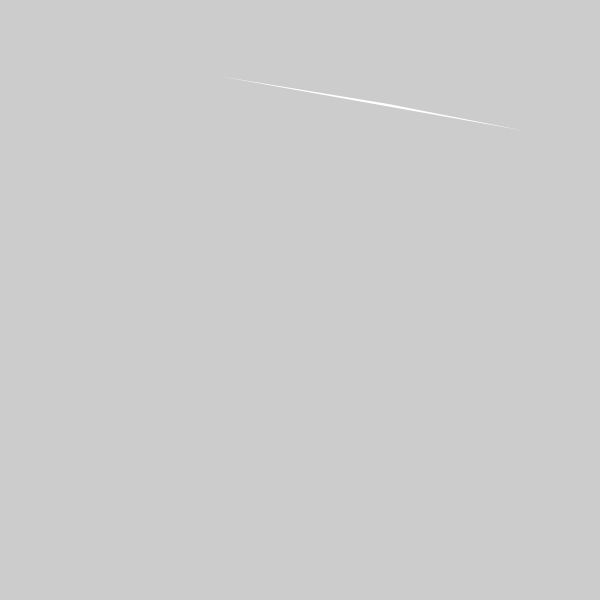
Frame 1 (no input)
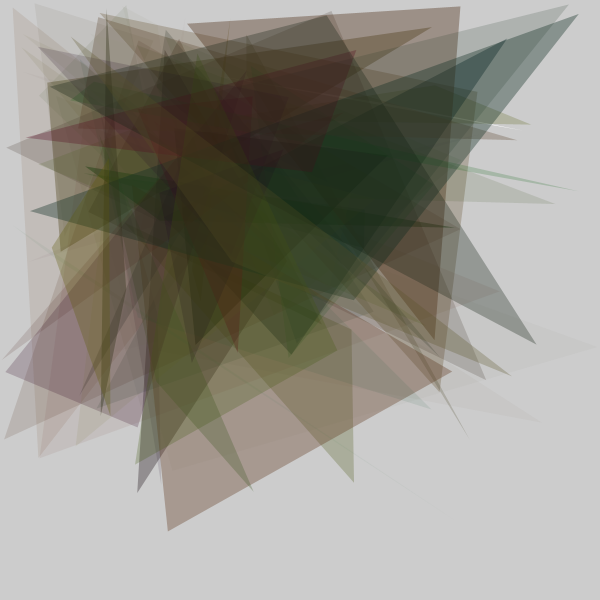
Frame 60 (the mouse pressed at the canvas centre just before this capture)
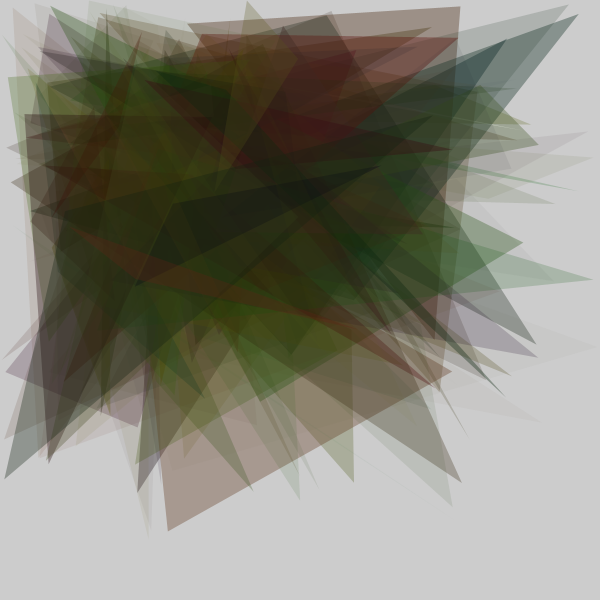
Frame 120 (the mouse held since frame 60 and released just before this capture)

The Processing sketch that drew these frames (run headless with seeded random() and noise(); from frame 60 on, the mouse is pressed at the canvas centre):

// Processing sketch: processing_14868
// ── processing_14868.pde

void setup() {
  size(600,600);
}
void draw() {
  frameRate(5);
  noStroke();
  triangle(random(600),random(400),random(550),random(550),random(255),random(240));
  fill(random(100),random(100),random(40),random(100));
}
void mouseClicked() {
  ellipse(mouseX,mouseY,random(255),random(105));
}
  
